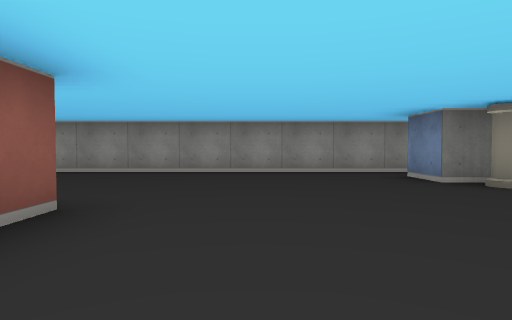
view 1 (above)

12 first-person views from a walk through a cub3D ray-caster map. The camera is about half as high as the walls, tilts 2° down and sees 75° across. The floor is counted in squares. Each view is taken from the middle of a square. On the plan, view 1 faces up. The plan holds only what a view shows up to about 9 squares ahead; the rest is blank.

view 2
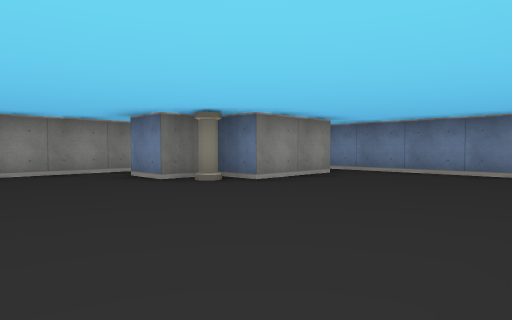

view 3
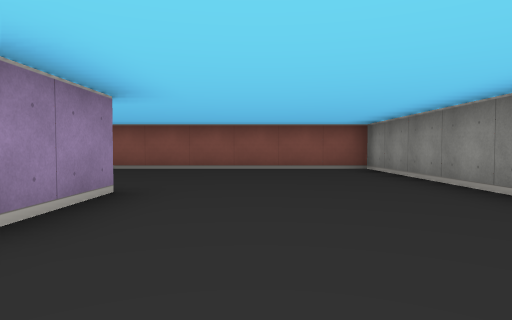

view 4
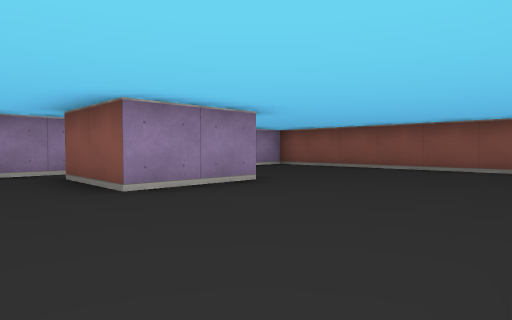

view 5
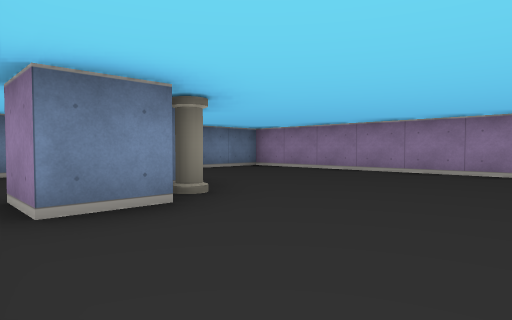

view 6
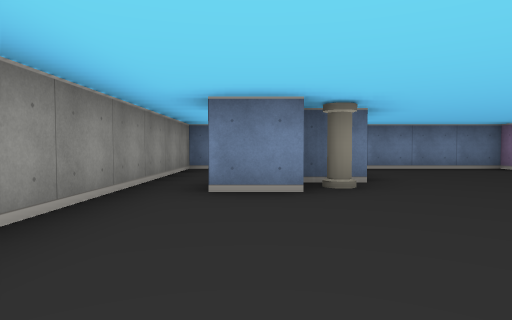

view 7
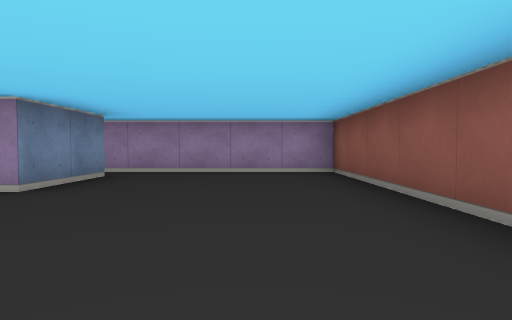

view 8
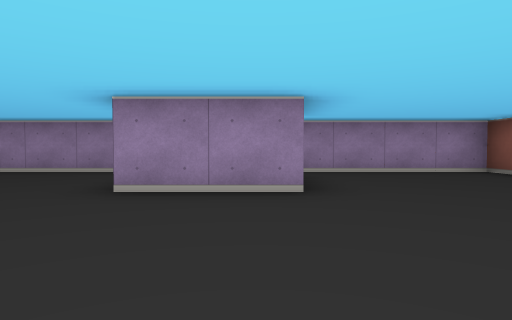

view 9
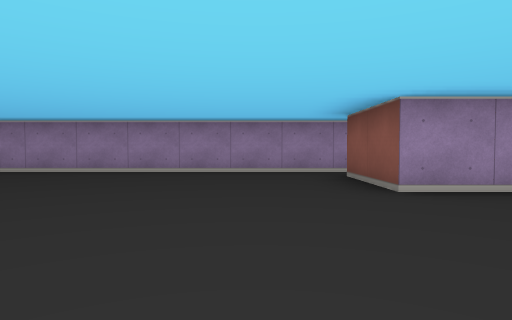

view 10
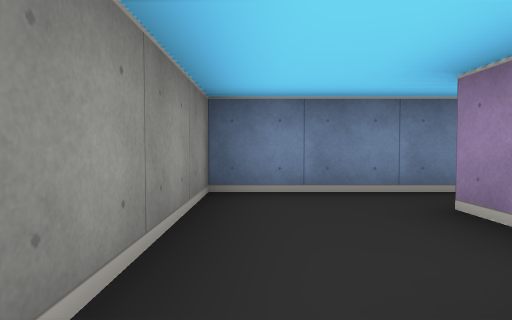

view 11
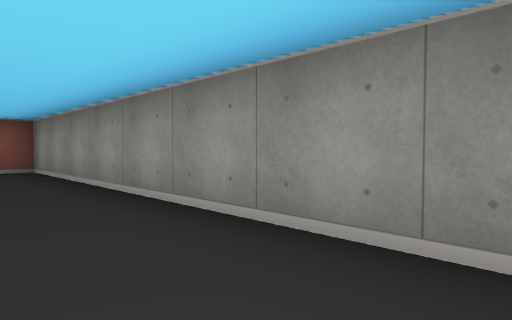

view 12
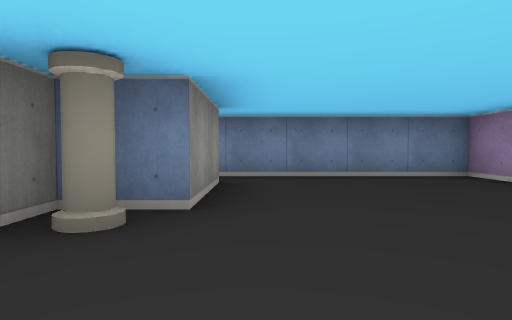

### Floor plan
Ten units are one square. View 1 is at (0, 0); x grows to the right and y downward. Boxes are objects, and circles mark ways between rooms. Rooms are numbered by the first view taken in them; rooms with no view inside come last. Other rooms are left out.
<svg viewBox="-80 -70 150 80">
<path fill="none" stroke="#000" d="M-35 -5 -35 -25 -15 -25 -15 -5M25 -65 -75 -65 -75 5 65 5 65 -45M56 -35 35 -35 35 -45 25 -45 25 -55M49 -45 55 -45M65 -45 65 -65 25 -65M25 -55 35 -55"/>
<rect x="25" y="-45" width="10" height="10" fill="#bbb"><title>pillar</title></rect>
<circle cx="20" cy="-60" r="3" fill="#2a7"/>
<circle cx="60" cy="-40" r="3" fill="#2a7"/>
<text x="-10" y="-30">1</text>
<text x="50" y="-60">2</text>
</svg>
Room 1 opens to room 2.

Where each view was taken, in squares from view 1:
view 1: 0 up, 0 right, facing up
view 2: 0 up, 0 right, facing up-right
view 3: 4 up, 0 right, facing left
view 4: 6 up, 0 right, facing down-left
view 5: 6 up, 0 right, facing down-right
view 6: 5 up, 1 left, facing right
view 7: 6 up, 6 left, facing down
view 8: 6 up, 3 left, facing down
view 9: 6 up, 0 right, facing down
view 10: 6 up, 3 right, facing right
view 11: 5 up, 0 right, facing up-left
view 12: 3 up, 1 right, facing right
